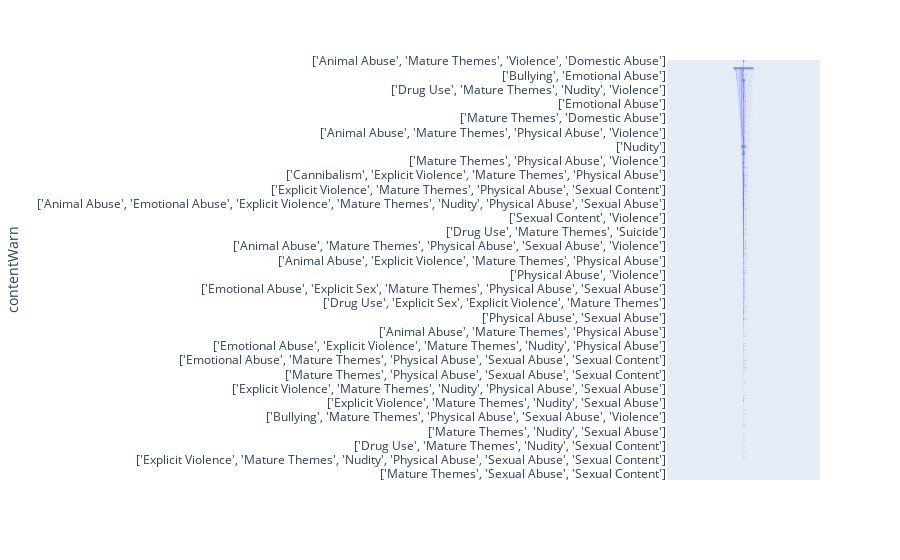

The notebook cell saved with this chart:
### Code cell
# figure which represents relation between dropped amount and content warning
fig = px.funnel(anime, x=anime['dropped'], y=anime['contentWarn'])
fig.show()

### Figure 1 — Plotly figure (JSON) as saved in the notebook; plotly's stock layout.template omitted (floating-point values rounded to 4 significant figures; data arrays with more than 128 entries replaced by an {"elided": "..."} marker saying what was removed)
{"data": [{"hovertemplate": "dropped=%{x}<br>contentWarn=%{y}<extra></extra>", "legendgroup": "", "marker": {"color": "#636efa"}, "name": "", "orientation": "h", "showlegend": false, "type": "funnel", "x": {"elided": "14578 int values"}, "xaxis": "x", "y": {"elided": "14578 str values"}, "yaxis": "y"}], "layout": {"legend": {"tracegroupgap": 0}, "margin": {"t": 60}, "xaxis": {"anchor": "y", "domain": [0, 1], "title": {"text": "dropped"}}, "yaxis": {"anchor": "x", "domain": [0, 1], "title": {"text": "contentWarn"}}}}
